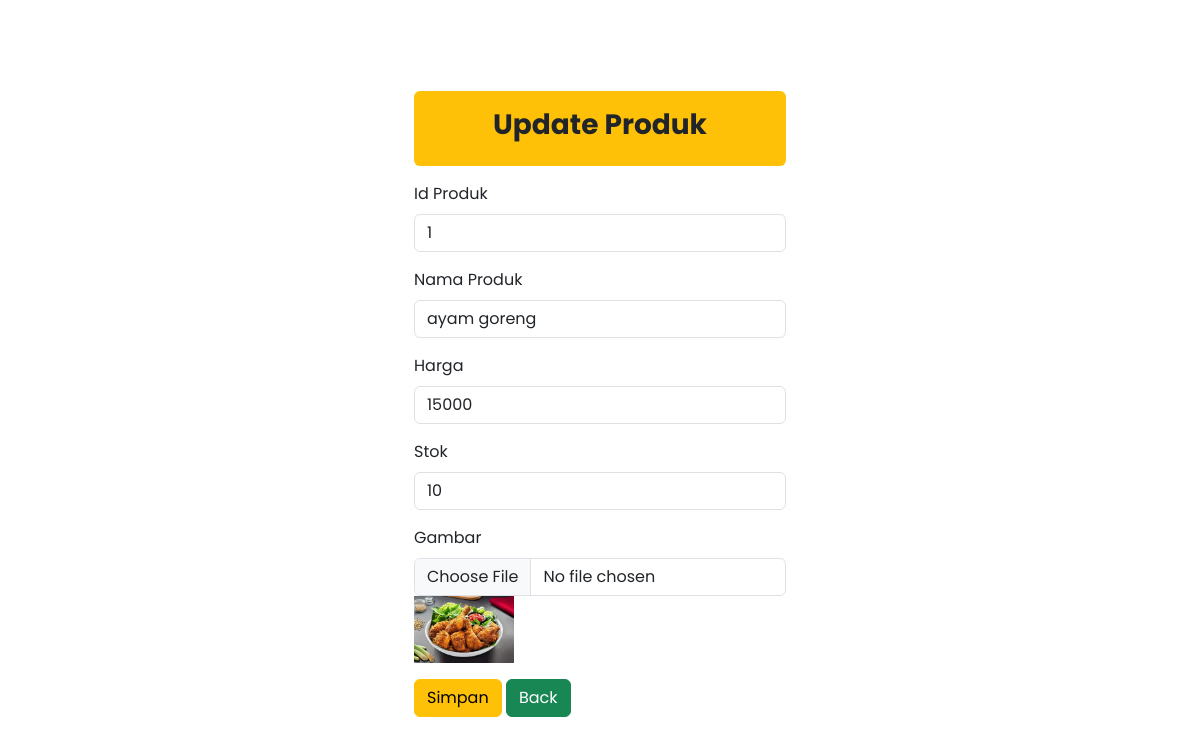
The app's page /edit.php?id=39 with its own data.
### tables this page shows
CREATE TABLE `produk` (
  `no` int(5) NOT NULL,
  `idproduk` varchar(10) NOT NULL,
  `namaproduk` varchar(30) NOT NULL,
  `gambar` text NOT NULL,
  `harga` int(30) NOT NULL,
  `stok` int(20) NOT NULL
);

### edit.php (the view, shortened to what this page needs)
<?php
include "koneksi.php";
include "boot.php";
$id = $_GET['id'];
$tampil = $konek->query("SELECT * FROM produk WHERE no='$id'");
$a = $tampil->fetch_array();
?>
<link rel="stylesheet" href="style.css">
<div class="container justify-content-center align-items-center vh-100 d-flex">
  <div class="col-4">
    <form action="" method="post" enctype="multipart/form-data">
      <div class="alert bg-warning mt-2 text-center" role="alert">
        <h3><b>Update Produk</b></h3>
      </div>
      <div class="mb-3">
        <label for="idproduk" class="form-label">Id Produk</label>
        <input type="text" class="form-control" id="idproduk" name="idproduk" value="<?php echo $a['idproduk']; ?>" reaquired>
      </div>
      <div class="mb-3">
        <label for="namaproduk" class="form-label">Nama Produk</label>
        <input type="text" class="form-control" id="namaproduk" name="namaproduk" value="<?php echo $a['namaproduk']; ?>" required>
      </div>
      <div class="mb-3">
        <label for="harga" class="form-label">Harga</label>
        <input type="number" class="form-control" id="harga" name="harga" value="<?php echo $a['harga']; ?>" required>
      </div>
      <div class="mb-3">
        <label for="stok" class="form-label">Stok</label>
        <input type="number" class="form-control" id="stok" name="stok" value="<?php echo $a['stok']; ?>" required>
      </div>
      <div class="mb-3">
        <label for="gambar" class="form-label">Gambar</label>
        <input type="file" class="form-control" id="gambar" name="gambar">
        <?php if ($a['gambar']): ?>
          <p><img src="images/<?php echo $a['gambar']; ?>" alt="Gambar Produk" width="100px"></p>
        <?php endif; ?>
      </div>
      <button type="submit" class="btn btn-warning" name="update">Simpan</button>
      <a href="tampil.php?page=4" class="btn btn-success">Back</a>
    </form>
  </div>
</div>

### style.css (style rules this page uses)
* { font-family: 'Poppins', sans-serif; }

### records on screen
produk: idproduk "1", namaproduk "ayam goreng", harga "15000", stok "10", gambar (picture)
